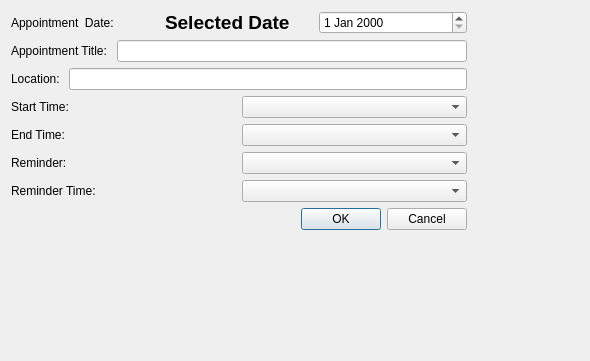
<?xml version="1.0" encoding="UTF-8"?>
<ui version="4.0">
 <class>DialogAddAppointment</class>
 <widget class="QDialog" name="DialogAddAppointment">
  <property name="geometry">
   <rect>
    <x>0</x>
    <y>0</y>
    <width>590</width>
    <height>361</height>
   </rect>
  </property>
  <property name="windowTitle">
   <string>Dialog</string>
  </property>
  <layout class="QFormLayout" name="formLayout">
   <item row="0" column="0">
    <layout class="QVBoxLayout" name="verticalLayout">
     <item>
      <layout class="QHBoxLayout" name="horizontalLayout_8">
       <item>
        <widget class="QLabel" name="labelEventDate">
         <property name="text">
          <string>Appointment  Date:</string>
         </property>
        </widget>
       </item>
       <item>
        <widget class="QLabel" name="labelSelectedEventDate">
         <property name="font">
          <font>
           <pointsize>14</pointsize>
           <weight>75</weight>
           <bold>true</bold>
          </font>
         </property>
         <property name="text">
          <string>Selected Date</string>
         </property>
        </widget>
       </item>
       <item>
        <widget class="QDateEdit" name="dateEdit"/>
       </item>
      </layout>
     </item>
     <item>
      <layout class="QHBoxLayout" name="horizontalLayout">
       <item>
        <widget class="QLabel" name="labelTitle">
         <property name="text">
          <string>Appointment Title: </string>
         </property>
        </widget>
       </item>
       <item>
        <widget class="QLineEdit" name="lineEditTitle">
         <property name="minimumSize">
          <size>
           <width>350</width>
           <height>0</height>
          </size>
         </property>
        </widget>
       </item>
      </layout>
     </item>
     <item>
      <layout class="QHBoxLayout" name="horizontalLayout_2">
       <item>
        <widget class="QLabel" name="labelLocation">
         <property name="text">
          <string>Location: </string>
         </property>
        </widget>
       </item>
       <item>
        <widget class="QLineEdit" name="lineEditLocation"/>
       </item>
      </layout>
     </item>
     <item>
      <layout class="QHBoxLayout" name="horizontalLayout_3">
       <item>
        <widget class="QLabel" name="labelStartTime">
         <property name="text">
          <string>Start Time:</string>
         </property>
        </widget>
       </item>
       <item>
        <widget class="QComboBox" name="comboBoxStartTime"/>
       </item>
      </layout>
     </item>
     <item>
      <layout class="QHBoxLayout" name="horizontalLayout_4">
       <item>
        <widget class="QLabel" name="labelEndTime">
         <property name="text">
          <string>End Time: </string>
         </property>
        </widget>
       </item>
       <item>
        <widget class="QComboBox" name="comboBoxEndTime"/>
       </item>
      </layout>
     </item>
     <item>
      <layout class="QHBoxLayout" name="horizontalLayout_5">
       <item>
        <widget class="QLabel" name="labelReminder">
         <property name="text">
          <string>Reminder: </string>
         </property>
        </widget>
       </item>
       <item>
        <widget class="QComboBox" name="comboBoxReminderDays"/>
       </item>
      </layout>
     </item>
     <item>
      <layout class="QHBoxLayout" name="horizontalLayout_6">
       <item>
        <widget class="QLabel" name="label">
         <property name="text">
          <string>Reminder Time:</string>
         </property>
        </widget>
       </item>
       <item>
        <widget class="QComboBox" name="comboBoxReminderTime"/>
       </item>
      </layout>
     </item>
     <item>
      <widget class="QDialogButtonBox" name="buttonBox">
       <property name="orientation">
        <enum>Qt::Horizontal</enum>
       </property>
       <property name="standardButtons">
        <set>QDialogButtonBox::Cancel|QDialogButtonBox::Ok</set>
       </property>
      </widget>
     </item>
    </layout>
   </item>
  </layout>
 </widget>
 <resources/>
 <connections>
  <connection>
   <sender>buttonBox</sender>
   <signal>accepted()</signal>
   <receiver>DialogAddAppointment</receiver>
   <slot>accept()</slot>
   <hints>
    <hint type="sourcelabel">
     <x>248</x>
     <y>254</y>
    </hint>
    <hint type="destinationlabel">
     <x>157</x>
     <y>274</y>
    </hint>
   </hints>
  </connection>
  <connection>
   <sender>buttonBox</sender>
   <signal>rejected()</signal>
   <receiver>DialogAddAppointment</receiver>
   <slot>reject()</slot>
   <hints>
    <hint type="sourcelabel">
     <x>316</x>
     <y>260</y>
    </hint>
    <hint type="destinationlabel">
     <x>286</x>
     <y>274</y>
    </hint>
   </hints>
  </connection>
 </connections>
</ui>
